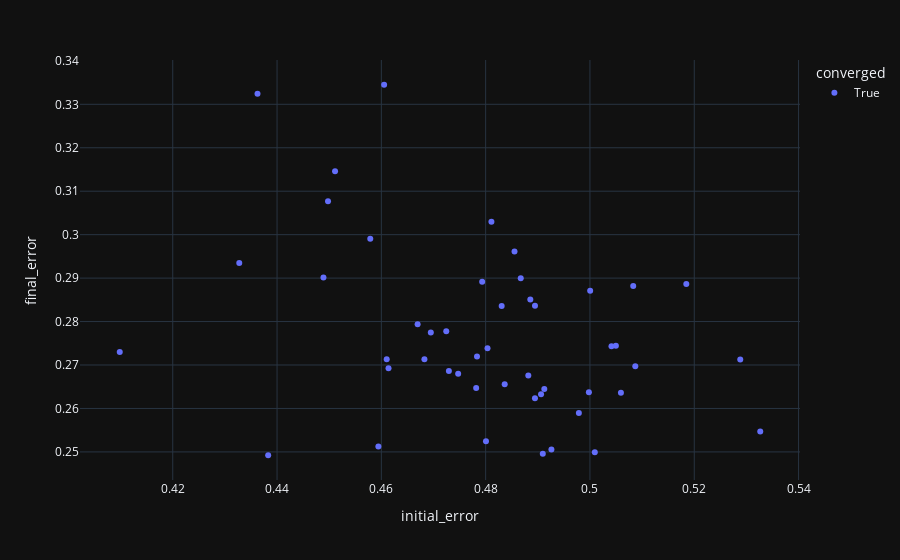

The notebook cell this image was saved under:
### Code cell
meta_data = pd.DataFrame([{'final_error': r.error, 'initial_error': r.initial_error, 'converged': r.converged, 'iterations': r.iterations, 'num': i} for i, r in enumerate(results)])
px.scatter(meta_data, x='initial_error', y='final_error', color='converged', hover_data=['num'])

### Figure 1 — Plotly figure (JSON) as saved in the notebook; plotly's stock layout.template omitted (floating-point values rounded to 4 significant figures)
{"data": [{"customdata": [[0], [1], [2], [3], [4], [5], [6], [7], [8], [9], [10], [11], [12], [13], [14], [15], [16], [17], [18], [19], [20], [21], [22], [23], [24], [25], [26], [27], [28], [29], [30], [31], [32], [33], [34], [35], [36], [37], [38], [39], [40], [41], [42], [43], [44], [45], [46], [47]], "hovertemplate": "converged=True<br>initial_error=%{x}<br>final_error=%{y}<br>num=%{customdata[0]}<extra></extra>", "legendgroup": "True", "marker": {"color": "#636efa", "symbol": "circle"}, "mode": "markers", "name": "True", "orientation": "v", "showlegend": true, "x": [0.4804, 0.4783, 0.4886, 0.4383, 0.4979, 0.4594, 0.4498, 0.4489, 0.4328, 0.5327, 0.4579, 0.4695, 0.4926, 0.4605, 0.5087, 0.4895, 0.4801, 0.5009, 0.4724, 0.4793, 0.4811, 0.4867, 0.4511, 0.473, 0.4998, 0.5, 0.5185, 0.4363, 0.461, 0.4895, 0.4683, 0.4614, 0.4855, 0.4098, 0.5059, 0.5288, 0.505, 0.491, 0.4882, 0.4837, 0.5041, 0.4831, 0.4747, 0.4912, 0.467, 0.4782, 0.5083, 0.4906], "xaxis": "x", "y": [0.2739, 0.272, 0.2851, 0.2492, 0.259, 0.2512, 0.3077, 0.2901, 0.2935, 0.2547, 0.299, 0.2775, 0.2506, 0.3345, 0.2697, 0.2836, 0.2525, 0.2499, 0.2778, 0.2892, 0.303, 0.29, 0.3146, 0.2686, 0.2638, 0.2871, 0.2886, 0.3324, 0.2713, 0.2624, 0.2713, 0.2692, 0.2961, 0.273, 0.2636, 0.2713, 0.2744, 0.2496, 0.2676, 0.2656, 0.2743, 0.2836, 0.268, 0.2645, 0.2794, 0.2647, 0.2882, 0.2632], "yaxis": "y", "type": "scatter"}], "layout": {"xaxis": {"anchor": "y", "domain": [0.0, 1.0], "title": {"text": "initial_error"}}, "yaxis": {"anchor": "x", "domain": [0.0, 1.0], "title": {"text": "final_error"}}, "legend": {"title": {"text": "converged"}, "tracegroupgap": 0}, "margin": {"t": 60}}}
